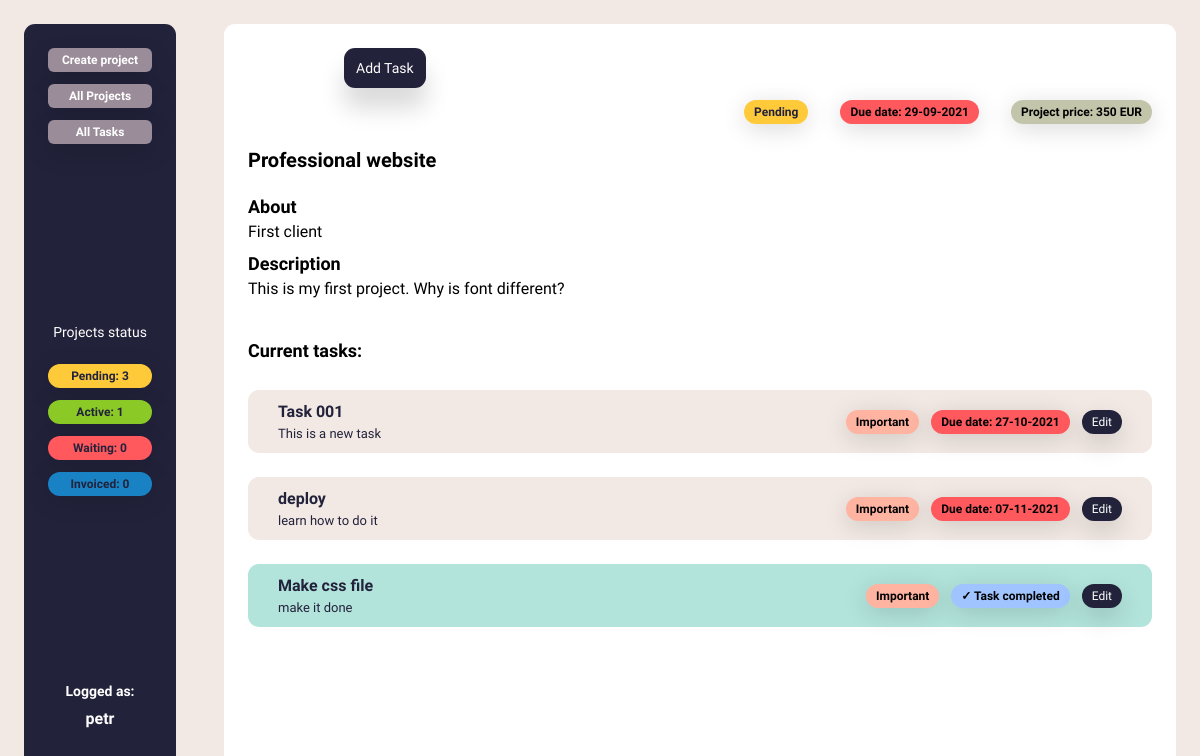
The page /project/4/ (signed in) on the database its author committed.
### base/models.py (models this page shows, shortened)
class Project(models.Model):
	CHOICES = [
		('1', 'Pending'),
		('2', 'Active'),
		('3', 'Waiting'),
		('4', 'Invoiced')
		]
	owner = models.ForeignKey(Profile, on_delete = models.CASCADE, null = True, blank = True)
	project_title = models.CharField(max_length=200,null=True, blank=True)
	project_intro = models.CharField(max_length=300,null=True, blank=True)
	project_description = models.TextField(blank=True, null=True)
	project_status = models.CharField(choices = CHOICES, max_length=200, null=True, blank=True)
	project_price = models.CharField(max_length=100,null=True, blank=True)
	project_complete = models.BooleanField(default=False)
	project_create = models.DateTimeField(auto_now_add=True)
	project_due_date = models.DateField(auto_now_add=False, null=True, blank=False)
	def is_due_date(self):
		return date.today() < self.project_due_date
	class Meta:
		ordering = ['project_complete']

class Task(models.Model):
	owner = models.ForeignKey(Profile, on_delete = models.CASCADE, null = True, blank = True)
	task_title = models.CharField(max_length=200,null=True, blank=True)
	task_belongs = models.ForeignKey(Project, on_delete = models.CASCADE, null = True, blank = True)
	task_description = models.CharField(max_length=300, null=True, blank=True)
	task_due_date = models.DateField(auto_now_add=False,null=True, blank=False)
	task_important = models.BooleanField(default=False)
	task_complete = models.BooleanField(default=False)
	task_create = models.DateTimeField(auto_now_add=True)
	def is_task_due_date(self):
		return date.today() < self.task_due_date
	class Meta:
		ordering = ['task_complete']

### base/views.py (the view)
# urls.py: path('project/<int:pk>/', ProjectDetail.as_view(), name='project'),
class ProjectDetail(LoginRequiredMixin, DetailView):
	model = Project
	context_object_name = 'project'
	template_name = 'base/project.html'
	def get_context_data(self, **kwargs):
		context = super().get_context_data(**kwargs)
		context ['count_projects'] = Project.objects.filter(owner=self.request.user.profile, project_complete=False).count()
		context ['count_projects_pending'] = Project.objects.filter(owner=self.request.user.profile, project_status='1').count()
		context ['count_projects_active'] = Project.objects.filter(owner=self.request.user.profile, project_status='2').count()
		context ['count_projects_waiting'] = Project.objects.filter(owner=self.request.user.profile, project_status='3').count()
		context ['count_projects_finished'] = Project.objects.filter(owner=self.request.user.profile, project_status='4').count()
		context ['count_tasks'] = Task.objects.filter(owner=self.request.user.profile, task_complete=False).count()
		return context

### base/templates/base/project.html (shortened to what this page needs)
{% extends 'main.html' %}
{% load static %}
{% block content %}
<div class="side">
{% include 'sidebar.html' %}
</div>
<div class="main-container">
<div class="single-project-nav">
<a class="create-btn--single" href="{% url 'task-create' %}">Add Task</a>
</div>
<div class="single-project-head-info">
	{% if project.project_status == "1" %}
	<div class="project_status"><p class="project_status_text--pending">{{project.get_project_status_display}}</p>
	</div>
	{% elif project.project_status == "2" %}
	<div class="project_status"><p class="project_status_text--active">{{project.get_project_status_display}}</p>
	</div>
	{% elif project.project_status == "3" %}
	<div class="project_status"><p class="project_status_text--waiting">{{project.get_project_status_display}}</p>
	</div>
	{% elif project.project_status == "4" %}
	<div class="project_status"><p class="project_status_text--finished">{{project.get_project_status_display}}</p>
	</div>
	{% endif %}
	{% if not project.project_complete %}
	{% if project.is_due_date %}
	<div class="due-date">
		Due date:{{project.project_due_date|date:'d-m-Y'}}
	</div>
	{% else %}
	<div class="due-date-passed">
		Due date: {{project.project_due_date|date:'d-m-Y'}}
	</div>
	{% endif %}
	{% else %}
	<div class="due-date">
		&#10003 Project completed
	</div>
	{% endif %}
	<div class="project-price">
		Project price: {{project.project_price}}
	</div>
	</div>
<h1 class="heading-primary">{{project.project_title}}</h1>
<p class="project-about">About</p>
<p class="project-intro-on">{{project.project_intro}}</p>
<p class="project-description">Description</p>
<p class="project-description-on">{{project.project_description}}</p>
<div class="project-task-section">
<p class="project-current-task">Current tasks:</p>
{% for task in project.task_set.all %}
{% if task.task_complete %}
<div class="project-card--task--complete">
	<div class="project-heading--task">
		<h3 class="heading-secondary--task">{{task.task_title}}</h2>
		<p class="project-intro--task">{{task.task_description}}</p>
	</div>
	<div class="project-links-task">
		{% if task.task_important %}
		<div class="important-tag">
		Important
		</div>
		{% endif %}
		<div class="due-date">
		&#10003 Task completed
		</div>
		<a class="project-card-link" href="{% url 'task-update' task.id %}">Edit</a>
	</div>
</div>
{% else %}
<div class="project-card--task">
	<div class="project-heading--task">
		<h3 class="heading-secondary--task">{{task.task_title}}</h2>
		<p class="project-intro--task">{{task.task_description}}</p>
	</div>
	<div class="project-links-task">
		{% if task.task_important %}
		<div class="important-tag">
		Important
		</div>
		{% endif %}
		{% if task.is_task_due_date %}
		<div class="due-date">
		Due date: {{task.task_due_date|date:'d-m-Y'}}
		</div>
		{% else %}
		<div class="due-date-passed">
		Due date: {{task.task_due_date|date:'d-m-Y'}}
		</div>
		{% endif %}
		<a class="project-card-link" href="{% url 'task-update' task.id %}">Edit</a>
	</div>
</div>
{% endif %}
{% empty %}
	<div class="project-card">
		<div class="no-items-area">
			<h2 class="no-items">No tasks in this project</h2>
		</div>
	</div>
{% endfor %}
</div>
</div>
{% endblock %}

### base/templates/sidebar.html (shortened to what this page needs)
{% load static %}
<div class="side-links">
	<p class="side-link"><a class="side-create-link" href="{% url 'project-create' %}">Create project</a></p>
	<p class="side-link"><a class="side-projects-link" href="{% url 'projects' %}">All Projects</a></p>
	<p class="side-link"><a class="side-tasks-link" href="{% url 'tasks' %}">All Tasks</a></p>
</div>
{% if request.user.is_authenticated %}
<div class="info-widget-side">
	<div class="projects-widget">
		<p class="unfinished-projects--task">Projects status</p>
	</div>
	<div class="project_status"><p class="project_status_text--pending">Pending: {{count_projects_pending}}</p>
	</div>
	<div class="project_status"><p class="project_status_text--active">Active: {{count_projects_active}}</p>
	</div>
	<div class="project_status"><p class="project_status_text--waiting">Waiting: {{count_projects_waiting}}</p>
	</div>
	<div class="project_status"><p class="project_status_text--finished">Invoiced: {{count_projects_finished}}</p>
	</div>
</div>
<div class="profile-area">
	<p class="logged-in">Logged as:</p>
	<div class="side-profile">
	<a class="side-profile-link" href="{% url 'profile' user.profile.id %}"><p class="username">{{request.user}}</p></a>
</div>
{% else %}
	<a href="{% url 'login' %}">Login</a>
{% endif %}
</div>

### rows shown on the page
Project: project_status "Pending", project_due_date "29-09-2021", project_price "350 EUR", project_title "Professional website", project_intro "First client", project_description "This is my first project. Why is font different?"
Task: task_title "Task 001", task_description "This is a new task", task_important "Important", task_due_date "27-10-2021"
Task: task_title "deploy", task_description "learn how to do it", task_important "Important", task_due_date "07-11-2021"
Task: task_title "Make css file", task_description "make it done", task_important "Important"

### other values the page prints
{{ count_projects_pending }} "3"
{{ count_projects_active }} "1"
{{ count_projects_waiting }} "0"
{{ count_projects_finished }} "0"
{{ request.user }} "petr"
